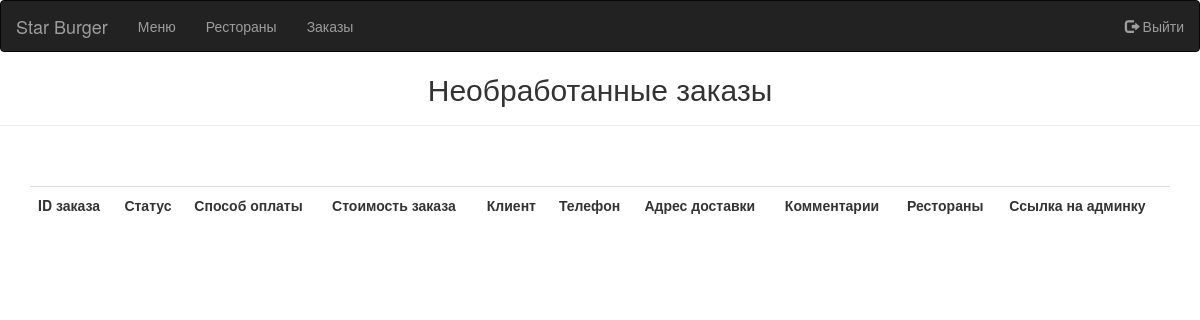
Page /manager/orders/ (signed in) on the earlier database version.
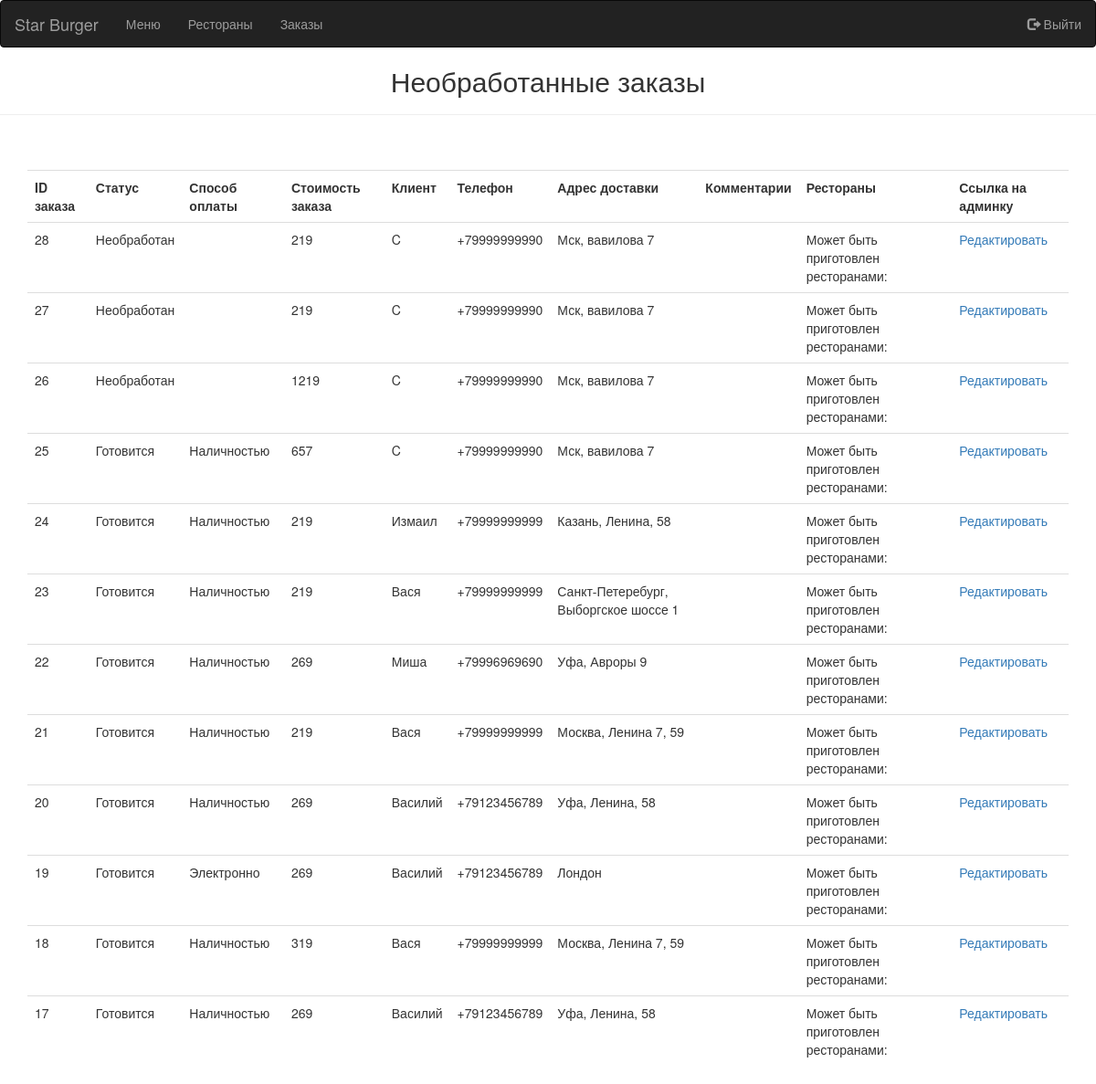
Same page on the later database version.
### foodcartapp/models.py (models this page shows, shortened)
class Order(models.Model):
    CHOICES = (
        ('Обработан', 'Обработан'),
        ('Необработан', 'Необработан'),
        ('Готовится', 'Готовится')
    )
    status = models.CharField(
        'Статус',
        choices=CHOICES,
        default='Необработан',
        max_length=15,
        db_index=True
    )
    PAYMENT_METHOD = (
        ('Наличностью', 'Наличностью'), ('Электронно', 'Электронно')
    )
    payment = models.CharField(
        'Способ оплаты',
        choices=PAYMENT_METHOD,
        max_length=15,
        db_index=True
    )
    firstname = models.CharField(
        'Имя',
        max_length=50,
        null=False
    )
    lastname = models.CharField(
        'Фамилия',
        max_length=50,
        null=False
    )
    phonenumber = PhoneNumberField(
        'Номер владельца',
        max_length=20,
        region='RU',
        null=False
    )
    address = models.CharField(
        'Адрес', max_length=200,
        null=False
    )
    lat = models.FloatField(verbose_name='Широта', null=True, blank=True)
    lon = models.FloatField(verbose_name='Долгота', null=True, blank=True)
    order_restaurant = models.ForeignKey(
        Restaurant,
        related_name='restaurant',
        verbose_name="Выбранный ресторан",
        on_delete=models.CASCADE,
        blank=True,
        null=True
    )
    comment = models.TextField(
        'Комментарий',
        max_length=200,
        blank=True,
    )
    registered_at = models.DateTimeField(
        'Зарегистрирован',
        default=timezone.now,
        db_index=True
    )
    called_at = models.DateTimeField(
        'Звонили',
        blank=True,
        null=True
    )
    delivered_at = models.DateTimeField(
        'Начали готовить',
        blank=True,
        null=True
    )
    objects = OrderQuerySet.as_manager()
    class Meta:
        verbose_name = 'Заказ'
        verbose_name_plural = 'Заказы'

### restaurateur/views.py (the view)
# urls.py: path('orders/', views.view_orders, name="view_orders"),
@user_passes_test(is_manager, login_url='restaurateur:login')
def view_orders(request):
    addresses = models.Place.objects.all()
    orders = Order.objects.get_order_params().get_order_value().filter(
            status__in=('Необработан', 'Готовится')
        ).order_by('-id')
    for order in orders:
        restaurants = []
        restaurants_coordinates = {}
        for product in order.order_products:
            rest_list = []
            for rest in product.product.rests: # Finding which restaurant can cook the product
                if rest.availability:
                    rest_list.append(rest.restaurant.name)
                    restaurants_coordinates[rest.restaurant.name] = (rest.restaurant.lat, rest.restaurant.lon)
            restaurants.append(set(rest_list))
        order_rest = restaurants[0]  # Determine the restaurant that will be can cook to prepare the entire order
        for rest in restaurants:
            order_rest = order_rest.intersection(rest)
        order.rest = list(order_rest)
        restaurants_distance = {}  # Determine the distance to each restaurant
        for rest in list(order_rest):
            restaurants_distance[rest] = restaurants_coordinates.pop(rest)
        for rest in restaurants_distance.keys():
            for place in addresses:
                if order.address == place.address:
                    restaurants_distance[rest] = distance(
                        (place.lat, place.lon),
                        restaurants_distance[rest]
                    ).km
        order.rest = dict(sorted(restaurants_distance.items(), key=itemgetter(1)))
        if order.status == 'Необработан' and order.order_restaurant:  # Changed order status when a restaurant is selected
            order.status = 'Готовится'
            order.save()
    return render(request, template_name='order_items.html', context={
        'order_items': orders,
        'currentUrl': request.path
    })

### foodcartapp/models.py (called while the page is built)
    def get_order_value(self):
        orders = self.annotate(total_sum=models.Sum(
            models.F('products__quantity') * models.F('products__price')
        ))
        return orders

    def get_order_params(self):
        order_params = self.prefetch_related(
            Prefetch(
                'products', to_attr='order_products'
            ),
            Prefetch(
                'order_products__product__menu_items',
                queryset=RestaurantMenuItem.objects.select_related(
                    'restaurant'),
                to_attr='rests'
            ),
        ).select_related('order_restaurant')
        return order_params

### restaurateur/views.py (called while the page is built)
def is_manager(user):
    return user.is_staff  # FIXME replace with specific permission

### restaurateur/templates/order_items.html (shortened to what this page needs)
{% extends 'base_restaurateur_page.html' %}
{% block content %}
  <center>
    <h2>Необработанные заказы</h2>
  </center>
  <hr/>
  <br/>
  <br/>
  <div class="container">
   <table class="table table-responsive">
    <tr>
      <th>ID заказа</th>
      <th>Статус</th>
      <th>Способ оплаты</th>
      <th>Стоимость заказа</th>
      <th>Клиент</th>
      <th>Телефон</th>
      <th>Адрес доставки</th>
      <th>Комментарии</th>
      <th>Рестораны</th>
      <th>Ссылка на админку</th>
    </tr>
    {% for item in order_items %}
      <tr>
        <td>{{item.id}}</td>
        <td>{{item.status}}</td>
        <td>{{item.payment}}</td>
        <td>{{item.total_sum}}</td>
        <td>{{item.firstname}}</td>
        <td>{{item.phonenumber}}</td>
        <td>{{item.address}}</td>
        <td>{{item.comment}}</td>
        <td>
          {% if item.restaurant %}
            Готовит {{ item.restaurant }}
          {% else %}
            {% if item.rest %}
              <details><summary>Может быть приготовлен ресторанами:</summary><p>{% for key, value in item.rest.items %}<li>{{key}} - {{value}} км.</li>{% endfor %}</p></details>
            {% else %}
              Ошибка определения координат
            {% endif %}
          {% endif %}
        </td>
        <td><a href={% url 'admin:foodcartapp_order_change' object_id=item.id %}?next={{ currentUrl|urlencode }}>Редактировать</a></td>
      </tr>
    {% endfor %}
   </table>
  </div>
{% endblock %}

### restaurateur/templates/base_restaurateur_page.html (shortened to what this page needs)
<!doctype html>{% load static %}
<html lang="ru">
<head>
  <link rel="stylesheet" href="https://stackpath.bootstrapcdn.com/bootstrap/3.4.1/css/bootstrap.min.css">
</head>
<body>
  {% block header_nav %}
    <nav class="navbar navbar-inverse">
      <div class="container-fluid">
        <div class="navbar-header">
          <a class="navbar-brand" href="{% url 'restaurateur:ProductsView' %}">Star Burger</a>
        </div>
        <ul class="nav navbar-nav">
          <li>
            <a href="{% url 'restaurateur:ProductsView' %}">Меню</a>
          </li>
          <li>
            <a href="{% url 'restaurateur:RestaurantView' %}">Рестораны</a>
          </li>
          <li>
            <a href="{% url 'restaurateur:view_orders' %}">Заказы</a>
          </li>
        </ul>
        <ul class="nav navbar-nav navbar-right">
          <li>
            <a href="{% url 'restaurateur:logout' %}"><span class="glyphicon glyphicon-log-out"></span> Выйти</a>
          </li>
        </ul>
      </div>
    </nav>
  {% endblock header_nav %}
  {% block content %}{% endblock %}
</body>
</html>

Differences in the rows shown:
added Order: id "28", status "Необработан", total_sum "219", firstname "C", phonenumber "+79999999990", address "Мск, вавилова 7"
added Order: id "27", status "Необработан", total_sum "219", firstname "C", phonenumber "+79999999990", address "Мск, вавилова 7"
added Order: id "26", status "Необработан", total_sum "1219", firstname "C", phonenumber "+79999999990", address "Мск, вавилова 7"
added Order: id "25", status "Готовится", payment "Наличностью", total_sum "657", firstname "C", phonenumber "+79999999990", address "Мск, вавилова 7"
added Order: id "24", status "Готовится", payment "Наличностью", total_sum "219", firstname "Измаил", phonenumber "+79999999999", address "Казань, Ленина, 58"
added Order: id "23", status "Готовится", payment "Наличностью", total_sum "219", firstname "Вася", phonenumber "+79999999999", address "Санкт-Петеребург, Выборгское шоссе 1"
added Order: id "22", status "Готовится", payment "Наличностью", total_sum "269", firstname "Миша", phonenumber "+79996969690", address "Уфа, Авроры 9"
added Order: id "21", status "Готовится", payment "Наличностью", total_sum "219", firstname "Вася", phonenumber "+79999999999", address "Москва, Ленина 7, 59"
added Order: id "20", status "Готовится", payment "Наличностью", total_sum "269", firstname "Василий", phonenumber "+79123456789", address "Уфа, Ленина, 58"
added Order: id "19", status "Готовится", payment "Электронно", total_sum "269", firstname "Василий", phonenumber "+79123456789", address "Лондон"
added Order: id "18", status "Готовится", payment "Наличностью", total_sum "319", firstname "Вася", phonenumber "+79999999999", address "Москва, Ленина 7, 59"
added Order: id "17", status "Готовится", payment "Наличностью", total_sum "269", firstname "Василий", phonenumber "+79123456789", address "Уфа, Ленина, 58"
